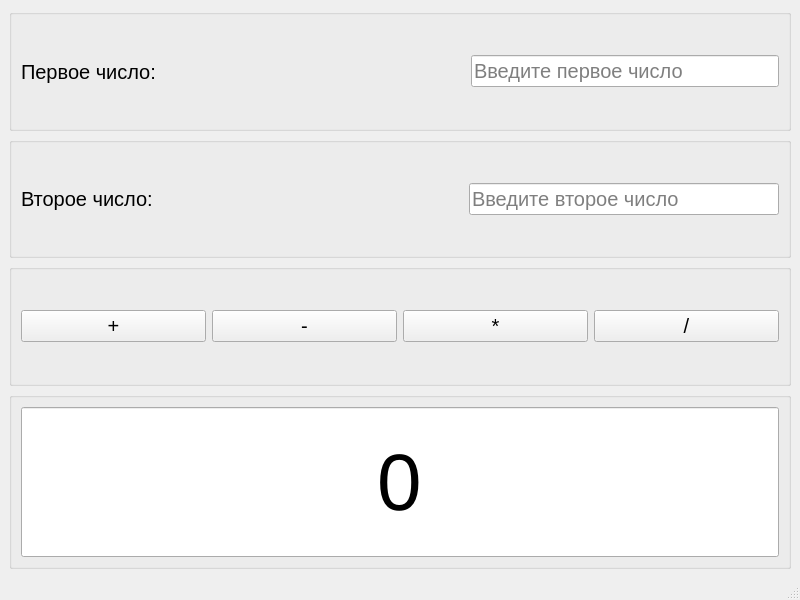
<?xml version="1.0" encoding="UTF-8"?>
<ui version="4.0">
 <class>MainWindow</class>
 <widget class="QMainWindow" name="MainWindow">
  <property name="geometry">
   <rect>
    <x>0</x>
    <y>0</y>
    <width>800</width>
    <height>600</height>
   </rect>
  </property>
  <property name="windowTitle">
   <string>MainWindow</string>
  </property>
  <widget class="QWidget" name="centralwidget">
   <layout class="QVBoxLayout" name="verticalLayout">
    <item>
     <widget class="QGroupBox" name="groupBox">
      <property name="title">
       <string/>
      </property>
      <layout class="QHBoxLayout" name="horizontalLayout_6">
       <item>
        <layout class="QHBoxLayout" name="horizontalLayout">
         <item>
          <widget class="QLabel" name="label">
           <property name="font">
            <font>
             <pointsize>15</pointsize>
            </font>
           </property>
           <property name="text">
            <string>Первое число:</string>
           </property>
          </widget>
         </item>
         <item>
          <spacer name="horizontalSpacer">
           <property name="orientation">
            <enum>Qt::Orientation::Horizontal</enum>
           </property>
           <property name="sizeHint" stdset="0">
            <size>
             <width>40</width>
             <height>20</height>
            </size>
           </property>
          </spacer>
         </item>
         <item>
          <widget class="QLineEdit" name="lineEdit">
           <property name="font">
            <font>
             <pointsize>15</pointsize>
            </font>
           </property>
           <property name="statusTip">
            <string extracomment="Введите превое число"/>
           </property>
           <property name="text">
            <string/>
           </property>
           <property name="placeholderText">
            <string>Введите первое число</string>
           </property>
          </widget>
         </item>
        </layout>
       </item>
      </layout>
     </widget>
    </item>
    <item>
     <widget class="QGroupBox" name="groupBox_2">
      <property name="title">
       <string/>
      </property>
      <layout class="QHBoxLayout" name="horizontalLayout_5">
       <item>
        <layout class="QHBoxLayout" name="horizontalLayout_2">
         <item>
          <widget class="QLabel" name="label_2">
           <property name="font">
            <font>
             <pointsize>15</pointsize>
            </font>
           </property>
           <property name="text">
            <string>Второе число:</string>
           </property>
          </widget>
         </item>
         <item>
          <spacer name="horizontalSpacer_2">
           <property name="orientation">
            <enum>Qt::Orientation::Horizontal</enum>
           </property>
           <property name="sizeHint" stdset="0">
            <size>
             <width>40</width>
             <height>20</height>
            </size>
           </property>
          </spacer>
         </item>
         <item>
          <widget class="QLineEdit" name="lineEdit_2">
           <property name="font">
            <font>
             <pointsize>15</pointsize>
            </font>
           </property>
           <property name="placeholderText">
            <string>Введите второе число</string>
           </property>
          </widget>
         </item>
        </layout>
       </item>
      </layout>
     </widget>
    </item>
    <item>
     <widget class="QGroupBox" name="groupBox_3">
      <property name="title">
       <string/>
      </property>
      <layout class="QHBoxLayout" name="horizontalLayout_4">
       <item>
        <layout class="QHBoxLayout" name="horizontalLayout_3">
         <item>
          <widget class="QPushButton" name="pushButton">
           <property name="font">
            <font>
             <pointsize>15</pointsize>
            </font>
           </property>
           <property name="text">
            <string>+</string>
           </property>
          </widget>
         </item>
         <item>
          <widget class="QPushButton" name="pushButton_2">
           <property name="font">
            <font>
             <pointsize>15</pointsize>
            </font>
           </property>
           <property name="text">
            <string>-</string>
           </property>
          </widget>
         </item>
         <item>
          <widget class="QPushButton" name="pushButton_3">
           <property name="font">
            <font>
             <pointsize>15</pointsize>
            </font>
           </property>
           <property name="text">
            <string>*</string>
           </property>
          </widget>
         </item>
         <item>
          <widget class="QPushButton" name="pushButton_4">
           <property name="font">
            <font>
             <pointsize>15</pointsize>
            </font>
           </property>
           <property name="text">
            <string>/</string>
           </property>
          </widget>
         </item>
        </layout>
       </item>
      </layout>
     </widget>
    </item>
    <item>
     <widget class="QGroupBox" name="groupBox_4">
      <property name="title">
       <string/>
      </property>
      <layout class="QHBoxLayout" name="horizontalLayout_7">
       <item>
        <widget class="QLineEdit" name="lineEdit_3">
         <property name="minimumSize">
          <size>
           <width>0</width>
           <height>150</height>
          </size>
         </property>
         <property name="font">
          <font>
           <pointsize>60</pointsize>
          </font>
         </property>
         <property name="text">
          <string>0</string>
         </property>
         <property name="alignment">
          <set>Qt::AlignmentFlag::AlignCenter</set>
         </property>
        </widget>
       </item>
      </layout>
     </widget>
    </item>
   </layout>
  </widget>
  <widget class="QMenuBar" name="menubar">
   <property name="geometry">
    <rect>
     <x>0</x>
     <y>0</y>
     <width>800</width>
     <height>22</height>
    </rect>
   </property>
  </widget>
  <widget class="QStatusBar" name="statusbar"/>
 </widget>
 <resources/>
 <connections/>
</ui>
